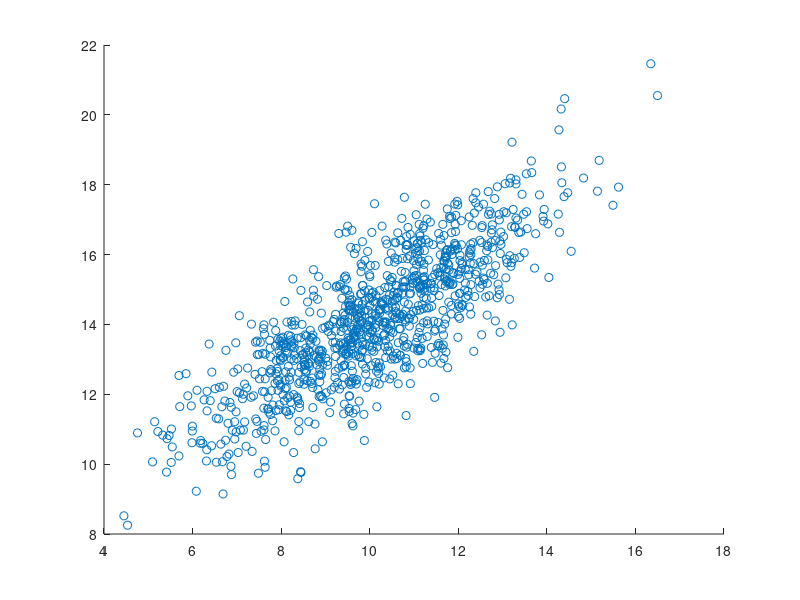
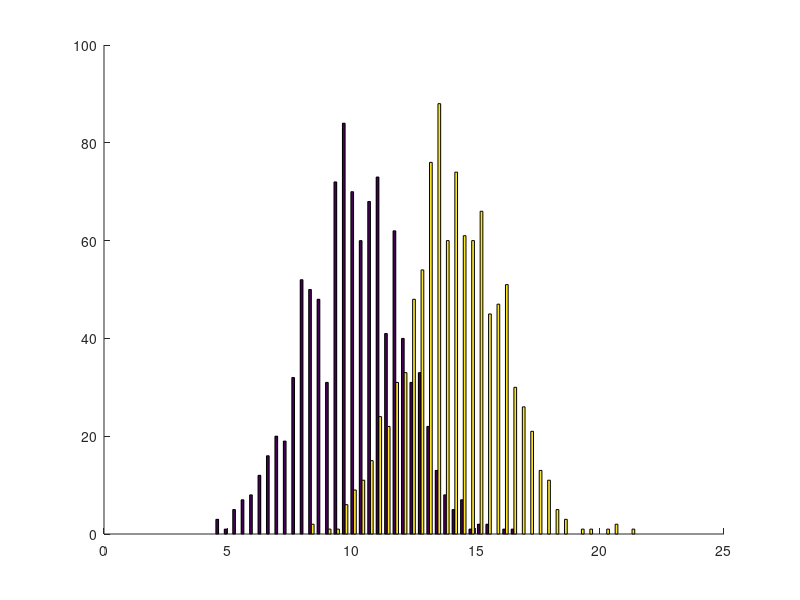

Recreate these plots in MATLAB, in order. (Note: this script raises an error after producing the figures.)
%Generate two correlating vectors%
input_mean = 10
sigma = 2
M = input_mean + sigma*randn(1000,2);
R = [1 0.8; 0.8 1];
L = chol(R)
M = M*L;
vector1 = M(:,1);
vector2 = M(:,2);
%Prove the correlation%
correlation = corr(vector1, vector2)

%Visualizing the data with use of scatter plot%
figure; hold on;
scatter(vector1, vector2, 'r.')
hold off;

%Visualize both variables on the same bar chart%
figure; hold on;
hist([vector1, vector2], 50);
hold off;

d = marginaldist(vector1, vector2);